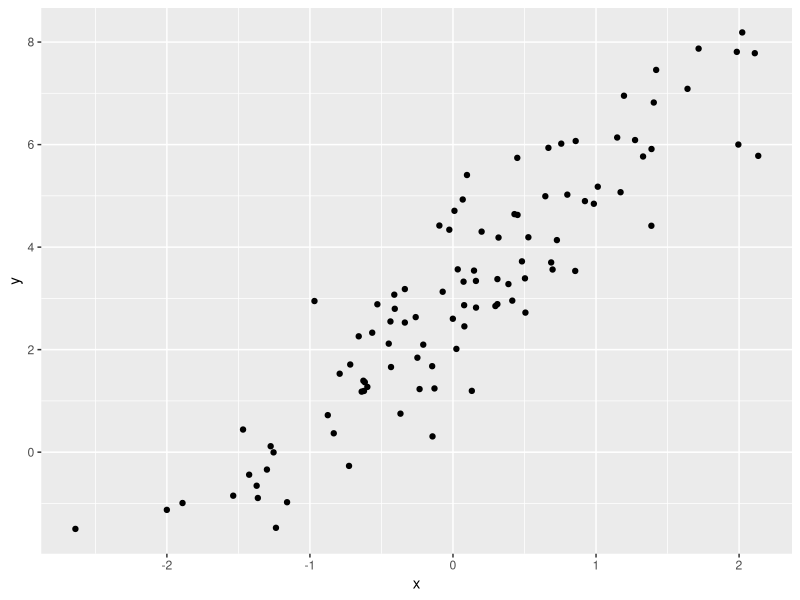

Write the R code that produced this figure.
## ---- chunk 1
knitr::opts_chunk$set(echo = TRUE, collapse = TRUE)
## ---- chunk 2
library(tidyverse)
data_frame(x = rnorm(100)) %>%
  mutate(y = 3 + 2 * x + rnorm(100)) %>%
  ggplot(aes(x = x, y = y)) + geom_point()

